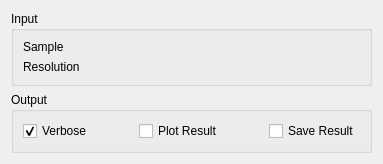
     <widget class="QWidget" name="tabFury">
      <attribute name="title">
       <string>Fury</string>
      </attribute>
      <layout class="QVBoxLayout" name="layoutFury">
       <item>
        <widget class="QGroupBox" name="fury_gbInput">
         <property name="title">
          <string>Input</string>
         </property>
         <layout class="QGridLayout" name="fury_layoutFiles">
          <item row="2" column="0">
           <widget class="QLabel" name="label_6">
            <property name="sizePolicy">
             <sizepolicy hsizetype="Fixed" vsizetype="Preferred">
              <horstretch>0</horstretch>
              <verstretch>0</verstretch>
             </sizepolicy>
            </property>
            <property name="text">
             <string>Resolution</string>
            </property>
           </widget>
          </item>
          <item row="1" column="0">
           <widget class="QLabel" name="label_52">
            <property name="sizePolicy">
             <sizepolicy hsizetype="Fixed" vsizetype="Preferred">
              <horstretch>0</horstretch>
              <verstretch>0</verstretch>
             </sizepolicy>
            </property>
            <property name="text">
             <string>Sample</string>
            </property>
           </widget>
          </item>
          <item row="1" column="1" colspan="2">
           <widget class="MantidQt::MantidWidgets::DataSelector" name="fury_dsInput" native="true">
            <property name="sizePolicy">
             <sizepolicy hsizetype="Minimum" vsizetype="Fixed">
              <horstretch>0</horstretch>
              <verstretch>0</verstretch>
             </sizepolicy>
            </property>
            <property name="loadLabelText" stdset="0">
             <string>Plot Input</string>
            </property>
            <property name="workspaceSuffixes" stdset="0">
             <stringlist>
              <string>_red</string>
              <string>_sqw</string>
             </stringlist>
            </property>
            <property name="fileBrowserSuffixes" stdset="0">
             <stringlist>
              <string>_red.nxs</string>
              <string>_sqw.nxs</string>
             </stringlist>
            </property>
            <property name="showLoad" stdset="0">
             <bool>false</bool>
            </property>
           </widget>
          </item>
          <item row="2" column="1" colspan="2">
           <widget class="MantidQt::MantidWidgets::DataSelector" name="fury_dsResInput" native="true">
            <property name="sizePolicy">
             <sizepolicy hsizetype="Minimum" vsizetype="Fixed">
              <horstretch>0</horstretch>
              <verstretch>0</verstretch>
             </sizepolicy>
            </property>
            <property name="autoLoad" stdset="0">
             <bool>true</bool>
            </property>
            <property name="workspaceSuffixes" stdset="0">
             <stringlist>
              <string>_res</string>
              <string>_red</string>
             </stringlist>
            </property>
            <property name="fileBrowserSuffixes" stdset="0">
             <stringlist>
              <string>_res.nxs</string>
              <string>_red.nxs</string>
             </stringlist>
            </property>
            <property name="showLoad" stdset="0">
             <bool>false</bool>
            </property>
           </widget>
          </item>
         </layout>
        </widget>
       </item>
       <item>
        <layout class="QHBoxLayout" name="horizontalLayout_22">
         <item>
          <layout class="QVBoxLayout" name="fury_TreeSpace"/>
         </item>
         <item>
          <layout class="QVBoxLayout" name="fury_PlotSpace"/>
         </item>
        </layout>
       </item>
       <item>
        <widget class="QGroupBox" name="fury_gbOutput">
         <property name="title">
          <string>Output</string>
         </property>
         <layout class="QHBoxLayout" name="horizontalLayout_9">
          <item>
           <widget class="QCheckBox" name="fury_ckVerbose">
            <property name="enabled">
             <bool>true</bool>
            </property>
            <property name="text">
             <string>Verbose</string>
            </property>
            <property name="checked">
             <bool>true</bool>
            </property>
           </widget>
          </item>
          <item>
           <spacer name="horizontalSpacer_7">
            <property name="orientation">
             <enum>Qt::Horizontal</enum>
            </property>
            <property name="sizeHint" stdset="0">
             <size>
              <width>40</width>
              <height>20</height>
             </size>
            </property>
           </spacer>
          </item>
          <item>
           <widget class="QCheckBox" name="fury_ckPlot">
            <property name="text">
             <string>Plot Result</string>
            </property>
           </widget>
          </item>
          <item>
           <spacer name="horizontalSpacer_18">
            <property name="orientation">
             <enum>Qt::Horizontal</enum>
            </property>
            <property name="sizeHint" stdset="0">
             <size>
              <width>40</width>
              <height>20</height>
             </size>
            </property>
           </spacer>
          </item>
          <item>
           <widget class="QCheckBox" name="fury_ckSave">
            <property name="text">
             <string>Save Result</string>
            </property>
           </widget>
          </item>
         </layout>
        </widget>
       </item>
      </layout>
     </widget>
